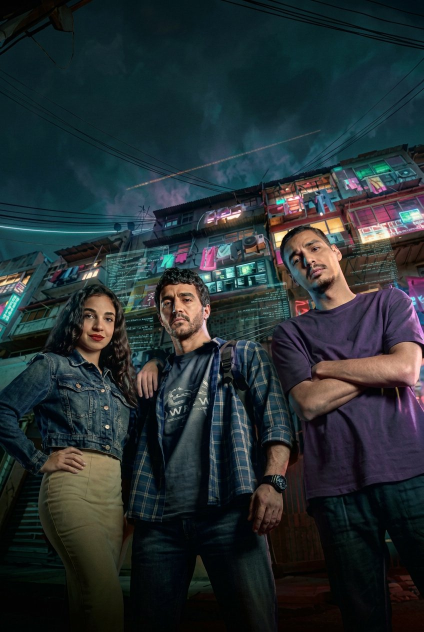
#> input picture home-preview/saved-reference/assets/cinema-layers/arabic-film-3.jpg, 848 x 1264 px, given in place of ref0.png, which was not available (shown at 1/2 size)
$ python build-opening-motion.py ../saved-reference/assets/cinema-layers/arabic-film-3.jpg
#> lines starting #> are read from the running program, lines starting #| are printed output that depends on the picture
"""Substitute the unlabelled opening pictures while retaining the source wipes and timing."""
from pathlib import Path
import subprocess,sys,tempfile
import numpy as np
from PIL import Image,ImageOps,ImageDraw
root=Path(__file__).resolve().parents[2];ff=sys.argv[1];original=root/'home-preview/hero-video-preview/hero-original-source.mp4';previous=root/'home-preview/hero-video-preview/hero-original-motion-preview.mp4';layers=root/'home-preview/saved-reference/assets/cinema-layers';out=root/'home-preview/hero-video-preview/hero-opening-motion-preview.mp4'
W,H=1280,720;fps=30;duration=3.8; count=round(duration*fps)
# Templates are source-video frames. Their horizontal scanlines identify which
# original picture is visible, so the original horizontal wipe survives.
refs=[(.1,'series-earlyspring.jpg'),(2.5,'series-starcity.jpg'),(.75,'film-cycle.jpg'),(1.1,'film-tenzing.jpg'),(1.6,'series-dragon.jpg'),(2.0,'film-resident.jpg')]
with tempfile.TemporaryDirectory(prefix='opening-motion-') as folder:
    tmp=Path(folder);templates=[];pictures=[]
    for i,(time,name) in enumerate(refs):
        path=tmp/f'ref{i}.png';subprocess.run([ff,'-hide_banner','-loglevel','error','-ss',str(time),'-i',str(original),'-frames:v','1','-y',str(path)],check=True)
#> (this line was passed over: subprocess is not available in this run)
        templates.append(np.asarray(Image.open(path).convert('RGB'),dtype=np.int16))
        image=Image.open(layers/name).convert('RGB');image=ImageOps.fit(image,(1236,676),method=Image.Resampling.LANCZOS,centering=(.5,.42));pictures.append(np.asarray(image))
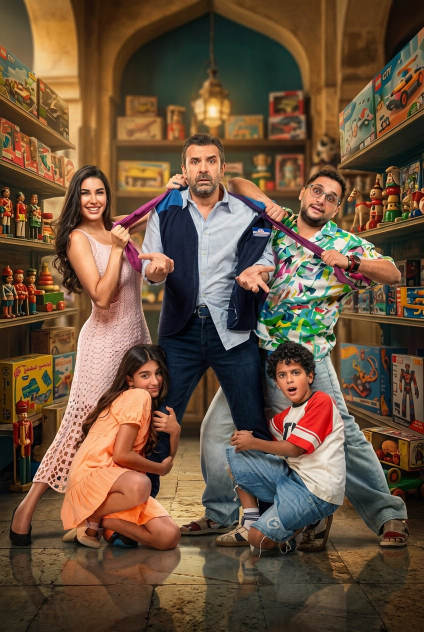
#> input picture home-preview/saved-reference/assets/cinema-layers/arabic-film-8.jpg, 848 x 1264 px, given in place of series-earlyspring.jpg, which was not available (shown at 1/2 size)
#> further down, image is the input picture: PIL image 848x1264 RGB; mean R, G, B 106.6, 82.2, 60.8
#> after `image = ImageOps.fit(image, (1236, 676), method=Image.Resampling.LANCZ`:
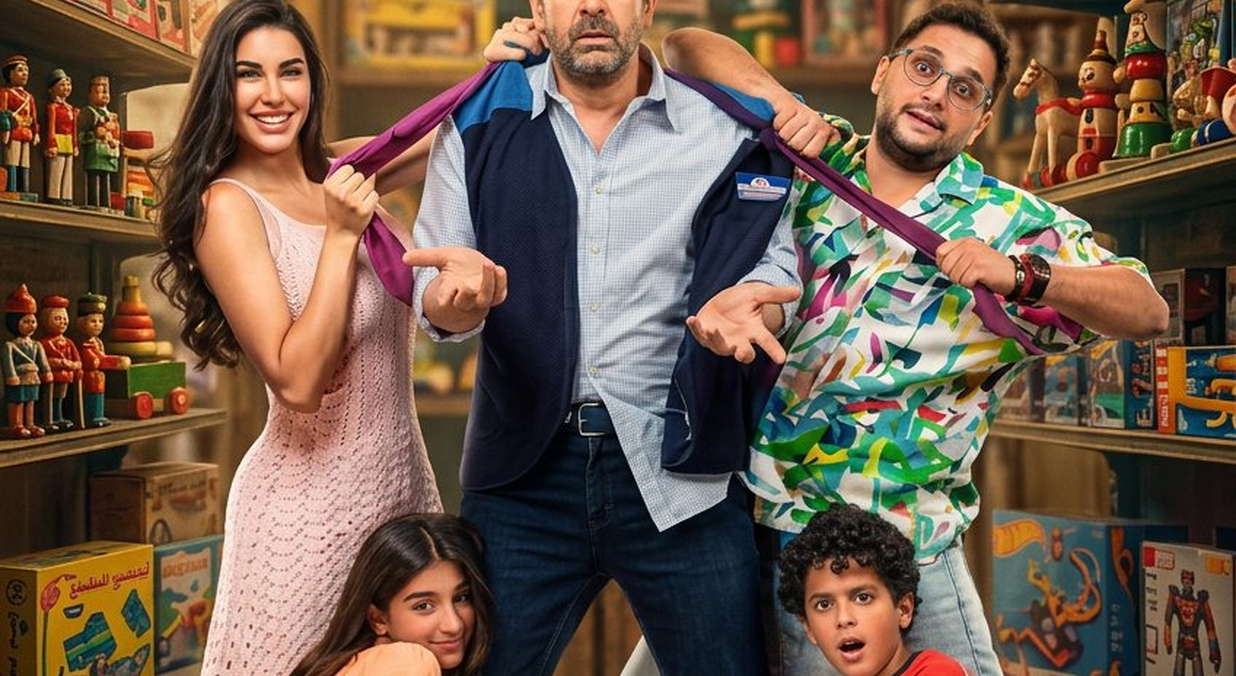
#> image: PIL image 1236x676 RGB; mean R, G, B 112, 90.8, 74.2
#> pass 2 of the loop `for i,(time,name) in enumerate(refs):`:
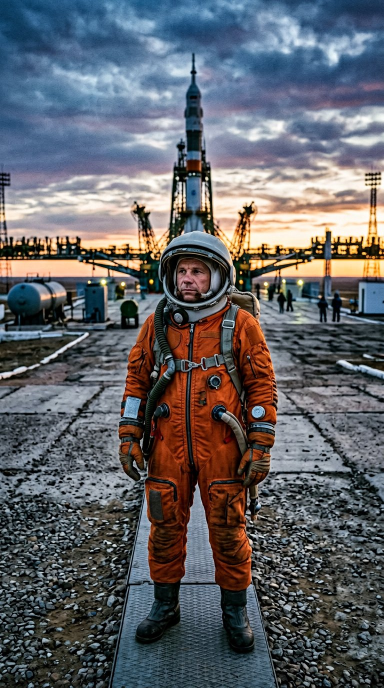
#> input picture home-preview/saved-reference/assets/cinema-layers/series-starcity.jpg, 768 x 1376 px (shown at 1/2 size)
#> image is the input picture: PIL image 768x1376 RGB; mean R, G, B 97, 98.4, 103.2
#> `image = ImageOps.fit(image, (1236, 676), method=Image.Resampling.LANCZ`:
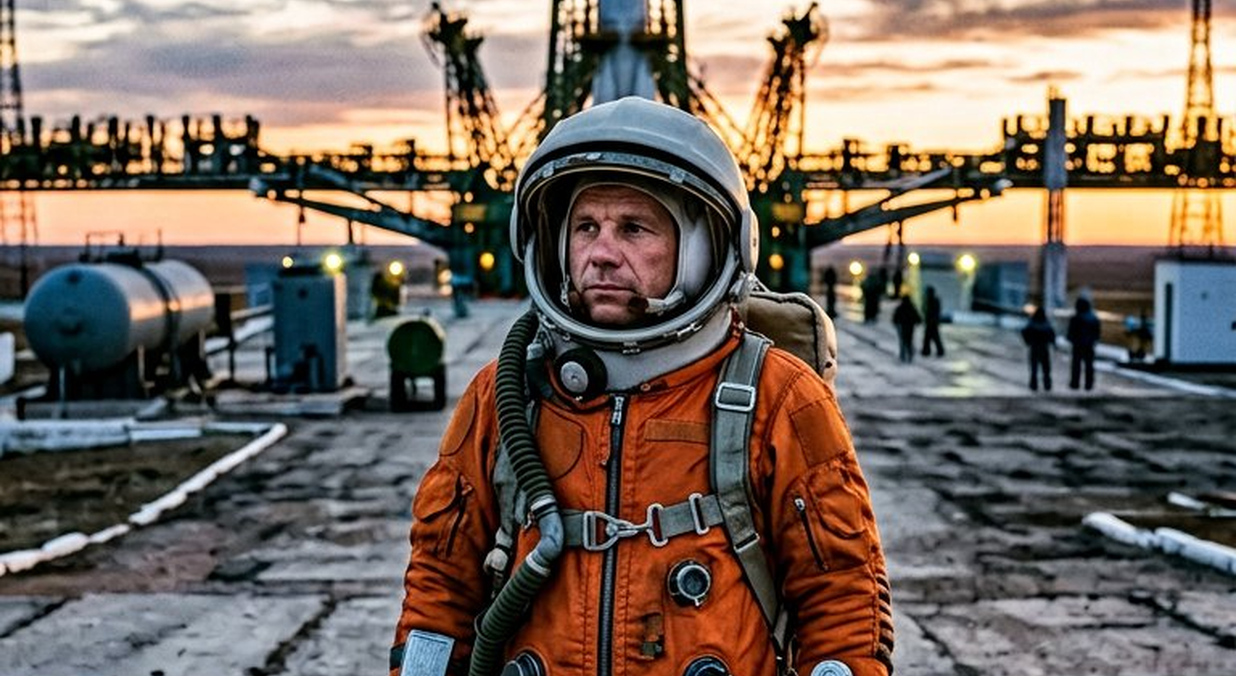
#> image: PIL image 1236x676 RGB; mean R, G, B 117.7, 104.8, 95.5
#> (the run stopped early here; a loop or call above may not have finished)
